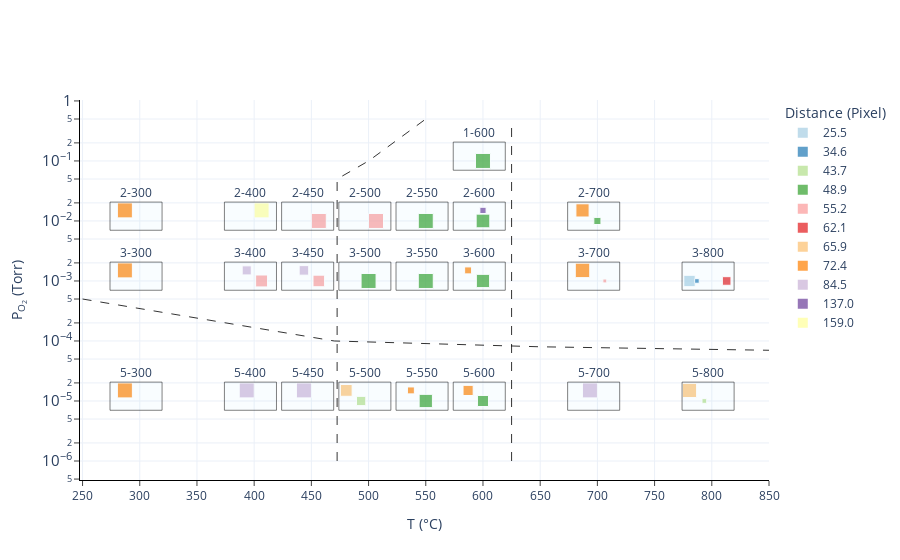

The code cell stored with this chart in its notebook:
### Code cell
fig = phaser.plot_intensity_map(
    x, y, 
    name=name, 
    xlabel="T (°C)", 
    ylabel="P<sub>O<sub>2</sub></sub> (Torr)", 
    log_x=False, 
    log_y=True, 
    x_space=6.5,
    y_space=0.5,
    text_x_space=-0.5,
    text_y_space=2.5,
    max_num_row=6,
    reverse_x=False,
    reverse_y=False,
    scatter_size=15,
    cmap = colorlover.scales['11']['qual']['Paired']
)

fig.update_layout(
    legend = dict(title="Distance (Pixel)"),
    xaxis = dict(
        tickmode = 'linear',        
        tick0 = 300,
        dtick = 50,
        ticks="outside",
#         mirror = True,
        showline=True,
        linewidth=1, linecolor='black'        
    ),
    yaxis = dict(
        ticks="outside",
#         mirror = True,       
        showline=True,
        linewidth=1, linecolor='black'        
    )
)

for i in range(1, 1+len(xrd_overlay.values())):
    color = plotly.express.colors.qualitative.Dark2[i]
    color = color.replace("rgb", "rgba")
    color = color[:-1] + ", 0.1)"
    
    fig.add_trace(
        go.Scatter(
            showlegend=False,
            x=xrd_overlay[f'line{i}']['x'],
            y=xrd_overlay[f'line{i}']['y'],
#             fill='tonexty',
#             fillcolor=color,
#             mode="none"
            line={"color":"black", "width":1, "dash":"dash"},
            opacity=0.8,
            mode="lines",
        )) # fill down to xaxis

    
fig

### Figure 1 — Plotly figure (JSON) as saved in the notebook; plotly's stock layout.template omitted (floating-point values rounded to 4 significant figures)
{"data": [{"marker": {"color": "rgb(166,206,227)", "size": [0, 0, 0, 11.4, 0, 0, 0, 0, 0, 0, 0, 0, 0, 0, 0, 0, 0, 0, 0, 0, 0, 0, 0, 0], "symbol": "square"}, "mode": "markers", "name": "25.5", "opacity": 1, "text": ["0%", "0%", "0%", "58%", "0%", "0%", "0%", "0%", "0%", "0%", "0%", "0%", "0%", "0%", "0%", "0%", "0%", "0%", "0%", "0%", "0%", "0%", "0%", "0%"], "type": "scatter", "x": [680.5, 480.5, 780.5, 780.5, 480.5, 680.5, 680.5, 580.5, 580.5, 580.5, 530.5, 530.5, 580.5, 530.5, 380.5, 380.5, 430.5, 430.5, 480.5, 430.5, 380.5, 280.5, 280.5, 280.5], "y": [1e-05, 1e-05, 1e-05, 0.001, 0.001, 0.001, 0.01, 0.001, 0.01, 0.1, 0.001, 1e-05, 1e-05, 0.01, 1e-05, 0.001, 1e-05, 0.001, 0.01, 0.01, 0.01, 0.001, 0.01, 1e-05]}, {"marker": {"color": "rgb(31,120,180)", "size": [0, 0, 0, 4.58, 0, 0, 0, 0, 0, 0, 0, 0, 0, 0, 0, 0, 0, 0, 0, 0, 0, 0, 0, 0], "symbol": "square"}, "mode": "markers", "name": "34.6", "opacity": 1, "text": ["0%", "0%", "0%", "9%", "0%", "0%", "0%", "0%", "0%", "0%", "0%", "0%", "0%", "0%", "0%", "0%", "0%", "0%", "0%", "0%", "0%", "0%", "0%", "0%"], "type": "scatter", "x": [687, 487, 787, 787, 487, 687, 687, 587, 587, 587, 537, 537, 587, 537, 387, 387, 437, 437, 487, 437, 387, 287, 287, 287], "y": [1e-05, 1e-05, 1e-05, 0.001, 0.001, 0.001, 0.01, 0.001, 0.01, 0.1, 0.001, 1e-05, 1e-05, 0.01, 1e-05, 0.001, 1e-05, 0.001, 0.01, 0.01, 0.01, 0.001, 0.01, 1e-05]}, {"marker": {"color": "rgb(178,223,138)", "size": [0, 9.292, 4.728, 0, 0, 0, 0, 0, 0, 0, 0, 0, 0, 0, 0, 0, 0, 0, 0, 0, 0, 0, 0, 0], "symbol": "square"}, "mode": "markers", "name": "43.7", "opacity": 1, "text": ["0%", "38%", "10%", "0%", "0%", "0%", "0%", "0%", "0%", "0%", "0%", "0%", "0%", "0%", "0%", "0%", "0%", "0%", "0%", "0%", "0%", "0%", "0%", "0%"], "type": "scatter", "x": [693.5, 493.5, 793.5, 793.5, 493.5, 693.5, 693.5, 593.5, 593.5, 593.5, 543.5, 543.5, 593.5, 543.5, 393.5, 393.5, 443.5, 443.5, 493.5, 443.5, 393.5, 293.5, 293.5, 293.5], "y": [1e-05, 1e-05, 1e-05, 0.001, 0.001, 0.001, 0.01, 0.001, 0.01, 0.1, 0.001, 1e-05, 1e-05, 0.01, 1e-05, 0.001, 1e-05, 0.001, 0.01, 0.01, 0.01, 0.001, 0.01, 1e-05]}, {"marker": {"color": "rgb(51,160,44)", "size": [0, 0, 0, 0, 15, 0, 7.111, 13.29, 13.65, 15, 15, 13.3, 11.05, 15, 0, 0, 0, 0, 0, 0, 0, 0, 0, 0], "symbol": "square"}, "mode": "markers", "name": "48.9", "opacity": 1, "text": ["0%", "0%", "0%", "0%", "100%", "0%", "22%", "78%", "83%", "100%", "100%", "79%", "54%", "100%", "0%", "0%", "0%", "0%", "0%", "0%", "0%", "0%", "0%", "0%"], "type": "scatter", "x": [700, 500, 800, 800, 500, 700, 700, 600, 600, 600, 550, 550, 600, 550, 400, 400, 450, 450, 500, 450, 400, 300, 300, 300], "y": [1e-05, 1e-05, 1e-05, 0.001, 0.001, 0.001, 0.01, 0.001, 0.01, 0.1, 0.001, 1e-05, 1e-05, 0.01, 1e-05, 0.001, 1e-05, 0.001, 0.01, 0.01, 0.01, 0.001, 0.01, 1e-05]}, {"marker": {"color": "rgb(251,154,153)", "size": [0, 0, 0, 0, 0, 3.895, 0, 0, 0, 0, 0, 0, 0, 0, 0, 11.92, 0, 11.58, 15, 15, 0, 0, 0, 0], "symbol": "square"}, "mode": "markers", "name": "55.2", "opacity": 1, "text": ["0%", "0%", "0%", "0%", "0%", "7%", "0%", "0%", "0%", "0%", "0%", "0%", "0%", "0%", "0%", "63%", "0%", "60%", "100%", "100%", "0%", "0%", "0%", "0%"], "type": "scatter", "x": [706.5, 506.5, 806.5, 806.5, 506.5, 706.5, 706.5, 606.5, 606.5, 606.5, 556.5, 556.5, 606.5, 556.5, 406.5, 406.5, 456.5, 456.5, 506.5, 456.5, 406.5, 306.5, 306.5, 306.5], "y": [1e-05, 1e-05, 1e-05, 0.001, 0.001, 0.001, 0.01, 0.001, 0.01, 0.1, 0.001, 1e-05, 1e-05, 0.01, 1e-05, 0.001, 1e-05, 0.001, 0.01, 0.01, 0.01, 0.001, 0.01, 1e-05]}, {"marker": {"color": "rgb(227,26,28)", "size": [0, 0, 0, 8.609, 0, 0, 0, 0, 0, 0, 0, 0, 0, 0, 0, 0, 0, 0, 0, 0, 0, 0, 0, 0], "symbol": "square"}, "mode": "markers", "name": "62.1", "opacity": 1, "text": ["0%", "0%", "0%", "33%", "0%", "0%", "0%", "0%", "0%", "0%", "0%", "0%", "0%", "0%", "0%", "0%", "0%", "0%", "0%", "0%", "0%", "0%", "0%", "0%"], "type": "scatter", "x": [713, 513, 813, 813, 513, 713, 713, 613, 613, 613, 563, 563, 613, 563, 413, 413, 463, 463, 513, 463, 413, 313, 313, 313], "y": [1e-05, 1e-05, 1e-05, 0.001, 0.001, 0.001, 0.01, 0.001, 0.01, 0.1, 0.001, 1e-05, 1e-05, 0.01, 1e-05, 0.001, 1e-05, 0.001, 0.01, 0.01, 0.01, 0.001, 0.01, 1e-05]}, {"marker": {"color": "rgb(253,191,111)", "size": [0, 11.78, 14.24, 0, 0, 0, 0, 0, 0, 0, 0, 0, 0, 0, 0, 0, 0, 0, 0, 0, 0, 0, 0, 0], "symbol": "square"}, "mode": "markers", "name": "65.9", "opacity": 1, "text": ["0%", "62%", "90%", "0%", "0%", "0%", "0%", "0%", "0%", "0%", "0%", "0%", "0%", "0%", "0%", "0%", "0%", "0%", "0%", "0%", "0%", "0%", "0%", "0%"], "type": "scatter", "x": [680.5, 480.5, 780.5, 780.5, 480.5, 680.5, 680.5, 580.5, 580.5, 580.5, 530.5, 530.5, 580.5, 530.5, 380.5, 380.5, 430.5, 430.5, 480.5, 430.5, 380.5, 280.5, 280.5, 280.5], "y": [1.5e-05, 1.5e-05, 1.5e-05, 0.0015, 0.0015, 0.0015, 0.015, 0.0015, 0.015, 0.15, 0.0015, 1.5e-05, 1.5e-05, 0.015, 1.5e-05, 0.0015, 1.5e-05, 0.0015, 0.015, 0.015, 0.015, 0.0015, 0.015, 1.5e-05]}, {"marker": {"color": "rgb(255,127,0)", "size": [0, 0, 0, 0, 0, 14.49, 13.21, 6.958, 0, 0, 0, 6.945, 10.14, 0, 0, 0, 0, 0, 0, 0, 0, 15, 15, 15], "symbol": "square"}, "mode": "markers", "name": "72.4", "opacity": 1, "text": ["0%", "0%", "0%", "0%", "0%", "93%", "78%", "22%", "0%", "0%", "0%", "21%", "46%", "0%", "0%", "0%", "0%", "0%", "0%", "0%", "0%", "100%", "100%", "100%"], "type": "scatter", "x": [687, 487, 787, 787, 487, 687, 687, 587, 587, 587, 537, 537, 587, 537, 387, 387, 437, 437, 487, 437, 387, 287, 287, 287], "y": [1.5e-05, 1.5e-05, 1.5e-05, 0.0015, 0.0015, 0.0015, 0.015, 0.0015, 0.015, 0.15, 0.0015, 1.5e-05, 1.5e-05, 0.015, 1.5e-05, 0.0015, 1.5e-05, 0.0015, 0.015, 0.015, 0.015, 0.0015, 0.015, 1.5e-05]}, {"marker": {"color": "rgb(202,178,214)", "size": [15, 0, 0, 0, 0, 0, 0, 0, 0, 0, 0, 0, 0, 0, 15, 9.107, 15, 9.529, 0, 0, 0, 0, 0, 0], "symbol": "square"}, "mode": "markers", "name": "84.5", "opacity": 1, "text": ["100%", "0%", "0%", "0%", "0%", "0%", "0%", "0%", "0%", "0%", "0%", "0%", "0%", "0%", "100%", "37%", "100%", "40%", "0%", "0%", "0%", "0%", "0%", "0%"], "type": "scatter", "x": [693.5, 493.5, 793.5, 793.5, 493.5, 693.5, 693.5, 593.5, 593.5, 593.5, 543.5, 543.5, 593.5, 543.5, 393.5, 393.5, 443.5, 443.5, 493.5, 443.5, 393.5, 293.5, 293.5, 293.5], "y": [1.5e-05, 1.5e-05, 1.5e-05, 0.0015, 0.0015, 0.0015, 0.015, 0.0015, 0.015, 0.15, 0.0015, 1.5e-05, 1.5e-05, 0.015, 1.5e-05, 0.0015, 1.5e-05, 0.0015, 0.015, 0.015, 0.015, 0.0015, 0.015, 1.5e-05]}, {"marker": {"color": "rgb(106,61,154)", "size": [0, 0, 0, 0, 0, 0, 0, 0, 6.215, 0, 0, 0, 0, 0, 0, 0, 0, 0, 0, 0, 0, 0, 0, 0], "symbol": "square"}, "mode": "markers", "name": "137.0", "opacity": 1, "text": ["0%", "0%", "0%", "0%", "0%", "0%", "0%", "0%", "17%", "0%", "0%", "0%", "0%", "0%", "0%", "0%", "0%", "0%", "0%", "0%", "0%", "0%", "0%", "0%"], "type": "scatter", "x": [700, 500, 800, 800, 500, 700, 700, 600, 600, 600, 550, 550, 600, 550, 400, 400, 450, 450, 500, 450, 400, 300, 300, 300], "y": [1.5e-05, 1.5e-05, 1.5e-05, 0.0015, 0.0015, 0.0015, 0.015, 0.0015, 0.015, 0.15, 0.0015, 1.5e-05, 1.5e-05, 0.015, 1.5e-05, 0.0015, 1.5e-05, 0.0015, 0.015, 0.015, 0.015, 0.0015, 0.015, 1.5e-05]}, {"marker": {"color": "rgb(255,255,153)", "size": [0, 0, 0, 0, 0, 0, 0, 0, 0, 0, 0, 0, 0, 0, 0, 0, 0, 0, 0, 0, 15, 0, 0, 0], "symbol": "square"}, "mode": "markers", "name": "159.0", "opacity": 1, "text": ["0%", "0%", "0%", "0%", "0%", "0%", "0%", "0%", "0%", "0%", "0%", "0%", "0%", "0%", "0%", "0%", "0%", "0%", "0%", "0%", "100%", "0%", "0%", "0%"], "type": "scatter", "x": [706.5, 506.5, 806.5, 806.5, 506.5, 706.5, 706.5, 606.5, 606.5, 606.5, 556.5, 556.5, 606.5, 556.5, 406.5, 406.5, 456.5, 456.5, 506.5, 456.5, 406.5, 306.5, 306.5, 306.5], "y": [1.5e-05, 1.5e-05, 1.5e-05, 0.0015, 0.0015, 0.0015, 0.015, 0.0015, 0.015, 0.15, 0.0015, 1.5e-05, 1.5e-05, 0.015, 1.5e-05, 0.0015, 1.5e-05, 0.0015, 0.015, 0.015, 0.015, 0.0015, 0.015, 1.5e-05]}, {"mode": "text", "showlegend": false, "text": ["5-700", "5-500", "5-800", "3-800", "3-500", "3-700", "2-700", "3-600", "2-600", "1-600", "3-550", "5-550", "5-600", "2-550", "5-400", "3-400", "5-450", "3-450", "2-500", "2-450", "2-400", "3-300", "2-300", "5-300"], "textposition": "top center", "type": "scatter", "x": [696.8, 496.8, 796.8, 796.8, 496.8, 696.8, 696.8, 596.8, 596.8, 596.8, 546.8, 546.8, 596.8, 546.8, 396.8, 396.8, 446.8, 446.8, 496.8, 446.8, 396.8, 296.8, 296.8, 296.8], "y": [2.25e-05, 2.25e-05, 2.25e-05, 0.00225, 0.00225, 0.00225, 0.0225, 0.00225, 0.0225, 0.225, 0.00225, 2.25e-05, 2.25e-05, 0.0225, 2.25e-05, 0.00225, 2.25e-05, 0.00225, 0.0225, 0.0225, 0.0225, 0.00225, 0.0225, 2.25e-05]}, {"line": {"color": "black", "dash": "dash", "width": 1}, "mode": "lines", "opacity": 0.8, "showlegend": false, "type": "scatter", "x": [472.5, 472.5, 472.5, 500, 550], "y": [1e-06, 0.0001, 0.05, 0.1, 0.5]}, {"line": {"color": "black", "dash": "dash", "width": 1}, "mode": "lines", "opacity": 0.8, "showlegend": false, "type": "scatter", "x": [625, 625, 625, 625], "y": [1e-06, 8e-05, 0.01, 0.5]}, {"line": {"color": "black", "dash": "dash", "width": 1}, "mode": "lines", "opacity": 0.8, "showlegend": false, "type": "scatter", "x": [250, 470, 650, 850], "y": [0.0005, 0.0001, 8e-05, 7e-05]}], "layout": {"legend": {"itemsizing": "constant", "title": {"text": "Distance (Pixel)"}}, "shapes": [{"fillcolor": "LightSkyBlue", "line": {"width": 0}, "opacity": 0.05, "type": "rect", "x0": 674, "x1": 719.5, "xref": "x", "y0": 7e-06, "y1": 2.063e-05, "yref": "y"}, {"line": {"color": "Black", "width": 0.5}, "opacity": 1, "type": "rect", "x0": 674, "x1": 719.5, "xref": "x", "y0": 7e-06, "y1": 2.063e-05, "yref": "y"}, {"fillcolor": "LightSkyBlue", "line": {"width": 0}, "opacity": 0.05, "type": "rect", "x0": 474, "x1": 519.5, "xref": "x", "y0": 7e-06, "y1": 2.063e-05, "yref": "y"}, {"line": {"color": "Black", "width": 0.5}, "opacity": 1, "type": "rect", "x0": 474, "x1": 519.5, "xref": "x", "y0": 7e-06, "y1": 2.063e-05, "yref": "y"}, {"fillcolor": "LightSkyBlue", "line": {"width": 0}, "opacity": 0.05, "type": "rect", "x0": 774, "x1": 819.5, "xref": "x", "y0": 7e-06, "y1": 2.063e-05, "yref": "y"}, {"line": {"color": "Black", "width": 0.5}, "opacity": 1, "type": "rect", "x0": 774, "x1": 819.5, "xref": "x", "y0": 7e-06, "y1": 2.063e-05, "yref": "y"}, {"fillcolor": "LightSkyBlue", "line": {"width": 0}, "opacity": 0.05, "type": "rect", "x0": 774, "x1": 819.5, "xref": "x", "y0": 0.0007, "y1": 0.002063, "yref": "y"}, {"line": {"color": "Black", "width": 0.5}, "opacity": 1, "type": "rect", "x0": 774, "x1": 819.5, "xref": "x", "y0": 0.0007, "y1": 0.002063, "yref": "y"}, {"fillcolor": "LightSkyBlue", "line": {"width": 0}, "opacity": 0.05, "type": "rect", "x0": 474, "x1": 519.5, "xref": "x", "y0": 0.0007, "y1": 0.002063, "yref": "y"}, {"line": {"color": "Black", "width": 0.5}, "opacity": 1, "type": "rect", "x0": 474, "x1": 519.5, "xref": "x", "y0": 0.0007, "y1": 0.002063, "yref": "y"}, {"fillcolor": "LightSkyBlue", "line": {"width": 0}, "opacity": 0.05, "type": "rect", "x0": 674, "x1": 719.5, "xref": "x", "y0": 0.0007, "y1": 0.002063, "yref": "y"}, {"line": {"color": "Black", "width": 0.5}, "opacity": 1, "type": "rect", "x0": 674, "x1": 719.5, "xref": "x", "y0": 0.0007, "y1": 0.002063, "yref": "y"}, {"fillcolor": "LightSkyBlue", "line": {"width": 0}, "opacity": 0.05, "type": "rect", "x0": 674, "x1": 719.5, "xref": "x", "y0": 0.007, "y1": 0.02062, "yref": "y"}, {"line": {"color": "Black", "width": 0.5}, "opacity": 1, "type": "rect", "x0": 674, "x1": 719.5, "xref": "x", "y0": 0.007, "y1": 0.02062, "yref": "y"}, {"fillcolor": "LightSkyBlue", "line": {"width": 0}, "opacity": 0.05, "type": "rect", "x0": 574, "x1": 619.5, "xref": "x", "y0": 0.0007, "y1": 0.002063, "yref": "y"}, {"line": {"color": "Black", "width": 0.5}, "opacity": 1, "type": "rect", "x0": 574, "x1": 619.5, "xref": "x", "y0": 0.0007, "y1": 0.002063, "yref": "y"}, {"fillcolor": "LightSkyBlue", "line": {"width": 0}, "opacity": 0.05, "type": "rect", "x0": 574, "x1": 619.5, "xref": "x", "y0": 0.007, "y1": 0.02062, "yref": "y"}, {"line": {"color": "Black", "width": 0.5}, "opacity": 1, "type": "rect", "x0": 574, "x1": 619.5, "xref": "x", "y0": 0.007, "y1": 0.02062, "yref": "y"}, {"fillcolor": "LightSkyBlue", "line": {"width": 0}, "opacity": 0.05, "type": "rect", "x0": 574, "x1": 619.5, "xref": "x", "y0": 0.07, "y1": 0.2063, "yref": "y"}, {"line": {"color": "Black", "width": 0.5}, "opacity": 1, "type": "rect", "x0": 574, "x1": 619.5, "xref": "x", "y0": 0.07, "y1": 0.2063, "yref": "y"}, {"fillcolor": "LightSkyBlue", "line": {"width": 0}, "opacity": 0.05, "type": "rect", "x0": 524, "x1": 569.5, "xref": "x", "y0": 0.0007, "y1": 0.002063, "yref": "y"}, {"line": {"color": "Black", "width": 0.5}, "opacity": 1, "type": "rect", "x0": 524, "x1": 569.5, "xref": "x", "y0": 0.0007, "y1": 0.002063, "yref": "y"}, {"fillcolor": "LightSkyBlue", "line": {"width": 0}, "opacity": 0.05, "type": "rect", "x0": 524, "x1": 569.5, "xref": "x", "y0": 7e-06, "y1": 2.063e-05, "yref": "y"}, {"line": {"color": "Black", "width": 0.5}, "opacity": 1, "type": "rect", "x0": 524, "x1": 569.5, "xref": "x", "y0": 7e-06, "y1": 2.063e-05, "yref": "y"}, {"fillcolor": "LightSkyBlue", "line": {"width": 0}, "opacity": 0.05, "type": "rect", "x0": 574, "x1": 619.5, "xref": "x", "y0": 7e-06, "y1": 2.063e-05, "yref": "y"}, {"line": {"color": "Black", "width": 0.5}, "opacity": 1, "type": "rect", "x0": 574, "x1": 619.5, "xref": "x", "y0": 7e-06, "y1": 2.063e-05, "yref": "y"}, {"fillcolor": "LightSkyBlue", "line": {"width": 0}, "opacity": 0.05, "type": "rect", "x0": 524, "x1": 569.5, "xref": "x", "y0": 0.007, "y1": 0.02062, "yref": "y"}, {"line": {"color": "Black", "width": 0.5}, "opacity": 1, "type": "rect", "x0": 524, "x1": 569.5, "xref": "x", "y0": 0.007, "y1": 0.02062, "yref": "y"}, {"fillcolor": "LightSkyBlue", "line": {"width": 0}, "opacity": 0.05, "type": "rect", "x0": 374, "x1": 419.5, "xref": "x", "y0": 7e-06, "y1": 2.063e-05, "yref": "y"}, {"line": {"color": "Black", "width": 0.5}, "opacity": 1, "type": "rect", "x0": 374, "x1": 419.5, "xref": "x", "y0": 7e-06, "y1": 2.063e-05, "yref": "y"}, {"fillcolor": "LightSkyBlue", "line": {"width": 0}, "opacity": 0.05, "type": "rect", "x0": 374, "x1": 419.5, "xref": "x", "y0": 0.0007, "y1": 0.002063, "yref": "y"}, {"line": {"color": "Black", "width": 0.5}, "opacity": 1, "type": "rect", "x0": 374, "x1": 419.5, "xref": "x", "y0": 0.0007, "y1": 0.002063, "yref": "y"}, {"fillcolor": "LightSkyBlue", "line": {"width": 0}, "opacity": 0.05, "type": "rect", "x0": 424, "x1": 469.5, "xref": "x", "y0": 7e-06, "y1": 2.063e-05, "yref": "y"}, {"line": {"color": "Black", "width": 0.5}, "opacity": 1, "type": "rect", "x0": 424, "x1": 469.5, "xref": "x", "y0": 7e-06, "y1": 2.063e-05, "yref": "y"}, {"fillcolor": "LightSkyBlue", "line": {"width": 0}, "opacity": 0.05, "type": "rect", "x0": 424, "x1": 469.5, "xref": "x", "y0": 0.0007, "y1": 0.002063, "yref": "y"}, {"line": {"color": "Black", "width": 0.5}, "opacity": 1, "type": "rect", "x0": 424, "x1": 469.5, "xref": "x", "y0": 0.0007, "y1": 0.002063, "yref": "y"}, {"fillcolor": "LightSkyBlue", "line": {"width": 0}, "opacity": 0.05, "type": "rect", "x0": 474, "x1": 519.5, "xref": "x", "y0": 0.007, "y1": 0.02062, "yref": "y"}, {"line": {"color": "Black", "width": 0.5}, "opacity": 1, "type": "rect", "x0": 474, "x1": 519.5, "xref": "x", "y0": 0.007, "y1": 0.02062, "yref": "y"}, {"fillcolor": "LightSkyBlue", "line": {"width": 0}, "opacity": 0.05, "type": "rect", "x0": 424, "x1": 469.5, "xref": "x", "y0": 0.007, "y1": 0.02062, "yref": "y"}, {"line": {"color": "Black", "width": 0.5}, "opacity": 1, "type": "rect", "x0": 424, "x1": 469.5, "xref": "x", "y0": 0.007, "y1": 0.02062, "yref": "y"}, {"fillcolor": "LightSkyBlue", "line": {"width": 0}, "opacity": 0.05, "type": "rect", "x0": 374, "x1": 419.5, "xref": "x", "y0": 0.007, "y1": 0.02062, "yref": "y"}, {"line": {"color": "Black", "width": 0.5}, "opacity": 1, "type": "rect", "x0": 374, "x1": 419.5, "xref": "x", "y0": 0.007, "y1": 0.02062, "yref": "y"}, {"fillcolor": "LightSkyBlue", "line": {"width": 0}, "opacity": 0.05, "type": "rect", "x0": 274, "x1": 319.5, "xref": "x", "y0": 0.0007, "y1": 0.002063, "yref": "y"}, {"line": {"color": "Black", "width": 0.5}, "opacity": 1, "type": "rect", "x0": 274, "x1": 319.5, "xref": "x", "y0": 0.0007, "y1": 0.002063, "yref": "y"}, {"fillcolor": "LightSkyBlue", "line": {"width": 0}, "opacity": 0.05, "type": "rect", "x0": 274, "x1": 319.5, "xref": "x", "y0": 0.007, "y1": 0.02062, "yref": "y"}, {"line": {"color": "Black", "width": 0.5}, "opacity": 1, "type": "rect", "x0": 274, "x1": 319.5, "xref": "x", "y0": 0.007, "y1": 0.02062, "yref": "y"}, {"fillcolor": "LightSkyBlue", "line": {"width": 0}, "opacity": 0.05, "type": "rect", "x0": 274, "x1": 319.5, "xref": "x", "y0": 7e-06, "y1": 2.063e-05, "yref": "y"}, {"line": {"color": "Black", "width": 0.5}, "opacity": 1, "type": "rect", "x0": 274, "x1": 319.5, "xref": "x", "y0": 7e-06, "y1": 2.063e-05, "yref": "y"}], "showlegend": true, "xaxis": {"dtick": 50, "linecolor": "black", "linewidth": 1, "showline": true, "tick0": 300, "tickmode": "linear", "ticks": "outside", "title": {"text": "T (°C)"}}, "yaxis": {"exponentformat": "power", "linecolor": "black", "linewidth": 1, "showline": true, "ticks": "outside", "title": {"text": "P<sub>O<sub>2</sub></sub> (Torr)"}, "type": "log"}}}
